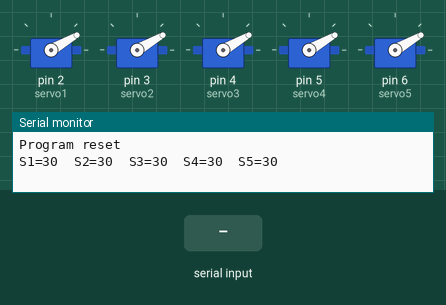
Recording of a sketch running on a simulated Arduino Uno, built with avr-gcc and run on an emulated ATmega328P. Parts: 5 × servo, the last lines printed to the serial monitor. The inputs (shaded band) are chosen by the test bench.

Above: at 2.7 s.
2.8 s: "m" received over Serial
At 3.1 s:
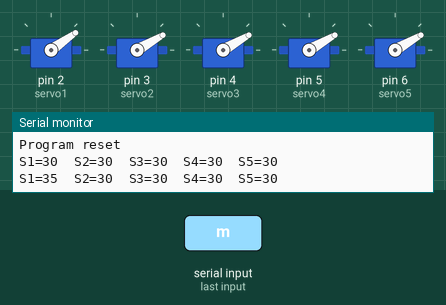
4.3 s: "m" received over Serial
At 5.4 s:
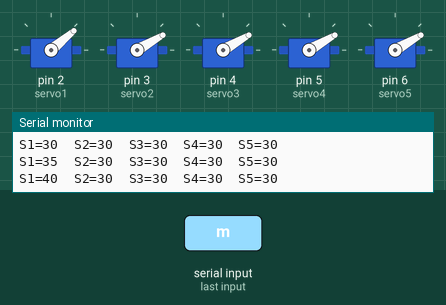
5.8 s: "n" received over Serial
At 6.5 s:
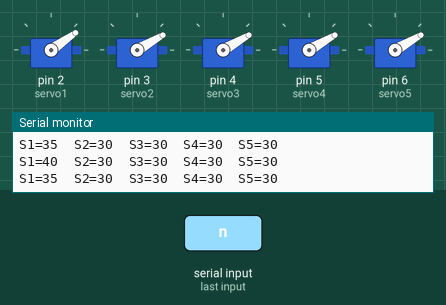
Timing chart, 0 to 8.3 s (numbered marks = the images above; inputs shaded):
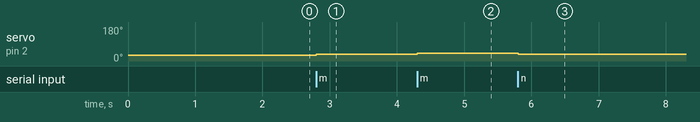

Measured:
- after the input at 2.8 s, servo on pin 2 (servo1): 30° → 35° at once
- after the input at 4.3 s, servo on pin 2 (servo1): 35° → 40° at once
- after the input at 5.8 s, servo on pin 2 (servo1): 40° → 35° at once

The sketch:

controle_motores.ino
```cpp
#include <Servo.h>

char c;
int num_servo = 1;  // numero do servo ativo no momento
int ang_servo[6];   // guarda os angulos de cada servomotor

Servo servo1;       // Controle de cinco servos (exemplo)
Servo servo2;
Servo servo3;
Servo servo4;
Servo servo5;

void setup() {
  Serial.begin(9600);
  Serial.println("Program reset");

  // Angulo inicial dos servos
  ang_servo[1] = 30;  // Servo 1
  ang_servo[2] = 30;  // Servo 2
  ang_servo[3] = 30;  // Servo 3
  ang_servo[4] = 30;  // Servo 4
  ang_servo[5] = 30;  // Servo 5

  servo1.attach(2);   // liga cada servo nos pinos do arduino
  servo2.attach(3);
  servo3.attach(4);
  servo4.attach(5);
  servo5.attach(6);

  servo1.write(ang_servo[1]);
  servo2.write(ang_servo[2]);
  servo3.write(ang_servo[3]);
  servo4.write(ang_servo[4]);
  servo5.write(ang_servo[5]);
  imprime_posicoes();
}

void loop() {
  if (Serial.available() > 0)
  {
    // read the incoming byte:
    char c = Serial.read();
    if(c == '1') {
      num_servo = 1;
      Serial.println("Servo1 ativo");
    }
    else if(c == '2') {
      num_servo = 2;
      Serial.println("Servo2 ativo");
    }
    else if(c == '3') {
      num_servo = 3;
      Serial.println("Servo3 ativo");
    }
    else if(c == '4') {
      num_servo = 4;
      Serial.println("Servo4 ativo");
    }
    else if(c == '5') {
      num_servo = 5;
      Serial.println("Servo5 ativo");
    }
    else if(c == 'm') {           // aumenta angulo do servo ativo
      ang_servo[num_servo] = ang_servo[num_servo] + 5;
      if(ang_servo[num_servo] >= 120)
        ang_servo[num_servo] = 120;   // limita em 180 graus
      move_servo(num_servo);
      imprime_posicoes();
    }
    else if(c == 'n') {           // diminui angulo do servo ativo
      ang_servo[num_servo] = ang_servo[num_servo] - 5;
      if(ang_servo[num_servo] < 0)
        ang_servo[num_servo] = 0;
      move_servo(num_servo);
      imprime_posicoes();
    }
  }
}

void move_servo(int num_servo)
{
  if(num_servo == 1)
    servo1.write(ang_servo[1]);
  else if(num_servo == 2)
    servo2.write(ang_servo[2]);
  else if(num_servo == 3)
    servo3.write(ang_servo[3]);
  else if(num_servo == 4)
    servo4.write(ang_servo[4]);
  else if(num_servo == 5)
    servo5.write(ang_servo[5]);
}

void imprime_posicoes(void)
{
  Serial.print("S1=");
  Serial.print(ang_servo[1]);
  Serial.print("\t");

  Serial.print("S2=");
  Serial.print(ang_servo[2]);
  Serial.print("\t");

  Serial.print("S3=");
  Serial.print(ang_servo[3]);
  Serial.print("\t");

  Serial.print("S4=");
  Serial.print(ang_servo[4]);
  Serial.print("\t");

  Serial.print("S5=");
  Serial.println(ang_servo[5]);
}
```
